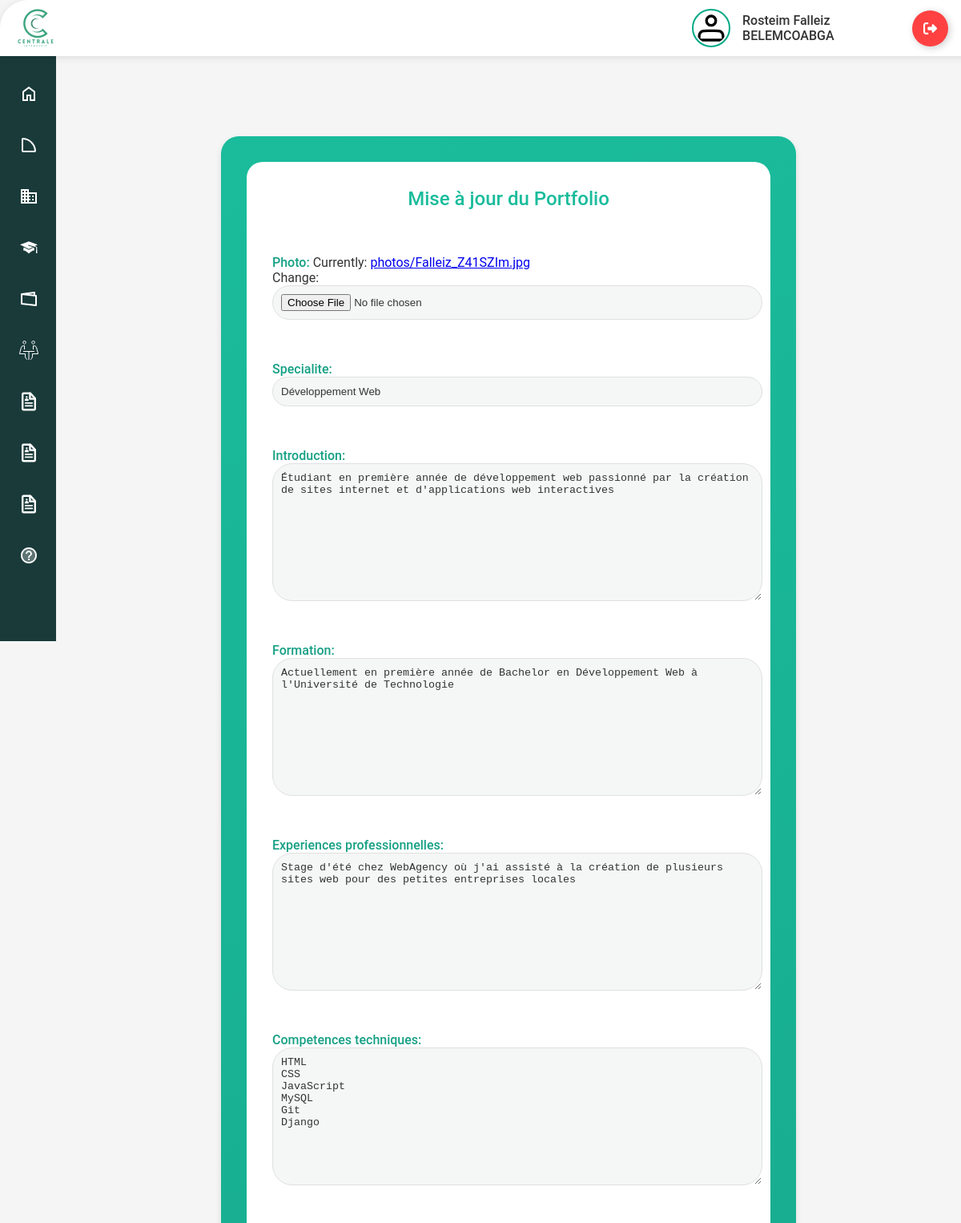
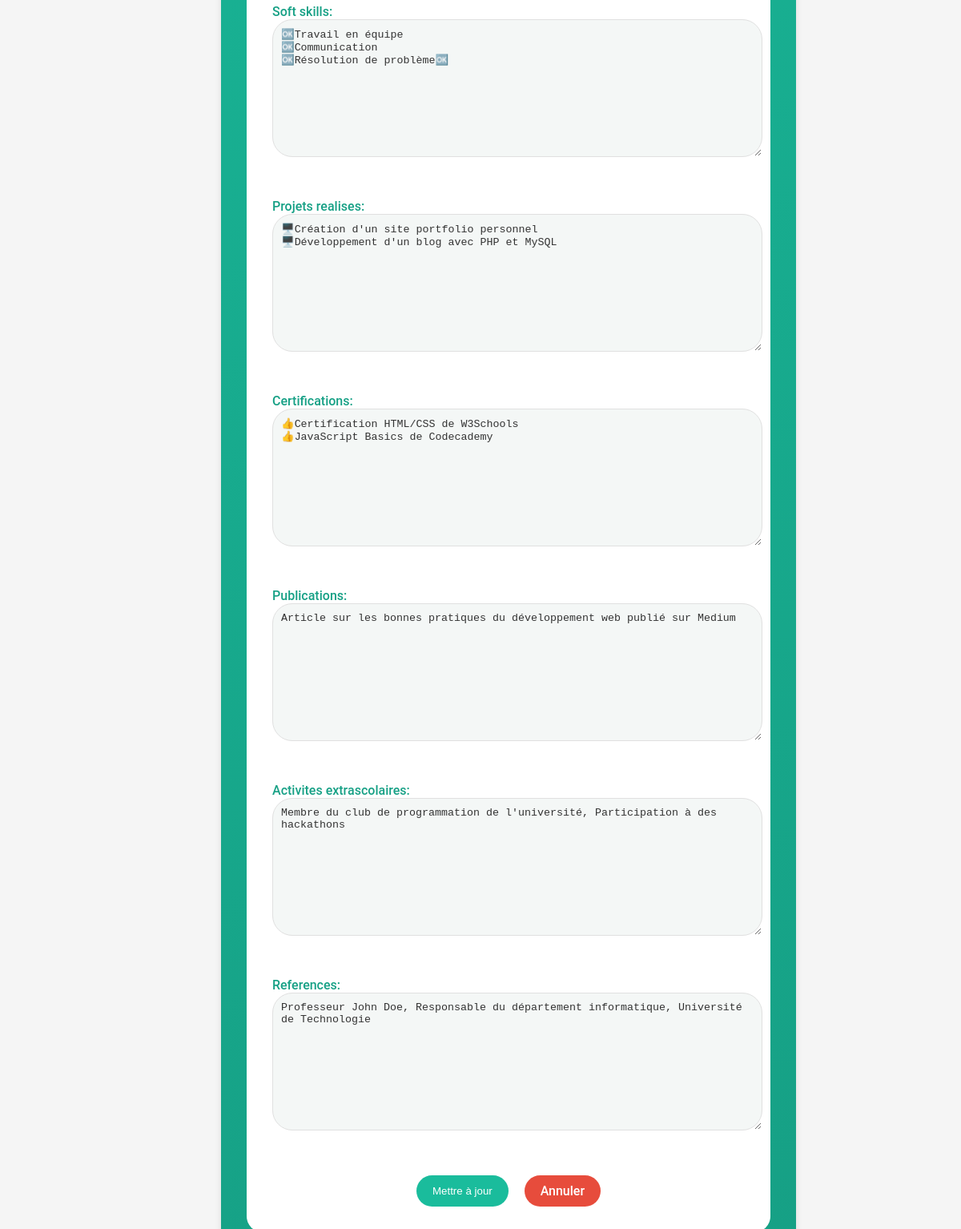
/update_portfolio/4/ (signed in), run on the app's committed database (2 pictures, top to bottom).
### etudiant/models.py (models this page shows, shortened)
class Portfolio(models.Model):
    user=models.ForeignKey(User,on_delete=models.CASCADE)
    photo = models.ImageField(upload_to='photos/')
    specialite = models.CharField(max_length=100)
    introduction = models.TextField(blank=True)
    formation = models.TextField(blank=True)
    experiences_professionnelles = models.TextField(blank=True)
    competences_techniques = models.TextField(blank=True)
    soft_skills = models.TextField(blank=True)
    projets_realises = models.TextField(blank=True)
    certifications = models.TextField(blank=True)
    publications = models.TextField(blank=True)
    activites_extrascolaires = models.TextField(blank=True)
    references = models.TextField(blank=True)

### etudiant/views.py (the view)
# urls.py: path('update_portfolio/<int:etudiant_id>/', views.update_portfolio, name='update_portfolio'),
@login_required
def update_portfolio(request, etudiant_id):
    user = get_object_or_404(Users, id=etudiant_id)
    portfolio, created = Portfolio.objects.get_or_create(user=user)
    if request.method == 'POST':
        form = PortfolioForm(request.POST, request.FILES, instance=portfolio)
        if form.is_valid():
            form.save()
            return redirect('personnaliser_profil')
    else:
        form = PortfolioForm(instance=portfolio)
    return render(request, 'update_portfolio.html', {'form': form})

### etudiant/templates/update_portfolio.html (shortened to what this page needs)
{% extends "base.html" %}
{% load static %}
{% block link %}
<link rel="stylesheet" href="{% static 'css/update_portfolio.css' %}">
<link rel="stylesheet" href="{% static 'css/styles.css' %}">
<link rel="stylesheet" href="{% static 'css/log_out.css' %}">
{% endblock link %}
{% block content %}
<div class="content">
    <div class="card">
        <div class="card2">
            <form method="post" enctype="multipart/form-data" class="form">
                <p id="heading">Mise à jour du Portfolio</p>
                {{ form.as_p }}
                <div class="btn-container">
                    <button type="submit" class="button1">Mettre à jour</button>
                    <a href="{% url "personnaliser_profil" %}" class="button2">Annuler</a>
                </div>
            </form>
        </div>
    </div>
</div>
{% endblock content %}

### etudiant/templates/base.html (shortened to what this page needs)
{% load static %}
<!DOCTYPE html>
<html lang="fr">
<head>
    {% block link %}{% endblock %}
</head>
<body>
    <nav>
        <div id="topbar">
            <img src="{% static 'images/im.png' %}" id="logo" alt="Logo">
            <div style="display: flex; align-items: center;">
                <a href="#" id="nav-link-pro-clik">
                    <img src="{% static 'images/people.svg' %}" id="profil_logo" alt="Profile">
                    <span id="nom_prenom">{{ user.first_name }} {{ user.last_name }}</span>
                </a>
                <a href="{% url 'acceuil' %}" id="deconnexion">
                    <button class="Btn">
                        <div class="sign">
                        </div>
                    </button>
                </a>
            </div>
        </div>
        <div id="nav-bar">
            <ul>
                <li class="{% if request.resolver_match.url_name == 'home' %}active{% endif %}">
                    <a href="{% url 'home' %}" class="lien-nav-bar">
                        <img src="{% static 'images/home.svg' %}" alt="Home">
                    </a>
                </li>
                <li class="{% if request.resolver_match.url_name == 'secteur' %}active{% endif %}">
                    <a href="{% url 'secteur' %}" class="lien-nav-bar">
                        <img src="{% static 'images/secteur.svg' %}" alt="Sector">
                    </a>
                </li>
                <li class="{% if request.resolver_match.url_name == 'entreprise' %}active{% endif %}">
                    <a href="{% url 'entreprise' %}" class="lien-nav-bar">
                        <img src="{% static 'images/company.svg' %}" alt="Company">
                    </a>
                </li>
                <li class="{% if request.resolver_match.url_name == 'alumnis' %}active{% endif %}">
                    <a href="{% url 'alumnis' %}" class="lien-nav-bar">
                        <img src="{% static 'images/graduate.svg' %}" alt="Alumni">
                    </a>
                </li>
                <li class="{% if request.resolver_match.url_name == 'offres' %}active{% endif %}">
                    <a href="{% url 'offres' %}" class="lien-nav-bar">
                        <img src="{% static 'images/offers.svg' %}" alt="Offers">
                    </a>
                </li>
                <li class="{% if request.resolver_match.url_name == 'select_sector' %}active{% endif %}">
                    <a href="{% url 'select_sector' %}" class="lien-nav-bar">
                        <img src="{% static 'images/meeting.svg' %}" alt="Interview">
                    </a>
                </li>
                <li class="{% if request.resolver_match.url_name == 'personnaliser_profil' %}active{% endif %}">
                    <a href="{% url 'personnaliser_profil' %}" class="lien-nav-bar">
                        <img src="{% static 'images/cv.svg' %}" alt="Profile">
                    </a>
                </li>
                <li >
                    <a href= 'https://falleiz-internship-cv-correcteur-chatpdf1-ncc2l2.streamlit.app/'class="lien-nav-bar">
                        <img src="{% static 'images/cv.svg' %}" alt="Voir Candidature">
                    </a>
                </li>
                <li class="{% if request.resolver_match.url_name == 'etudiant_candidature' %}active{% endif %}">
                    <a href="{% url 'etudiant_candidature' %}" class="lien-nav-bar">
                        <img src="{% static 'images/cv.svg' %}" alt="Voir Candidature">
                    </a>
                </li>
                <li class="{% if request.resolver_match.url_name == 'aide' %}active{% endif %}">
                    <a href="{% url 'aide' %}" class="lien-nav-bar">
                        <img src="{% static 'images/help.svg' %}" alt="Help">
                    </a>
                </li>
            </ul>
        </div>
    </nav>
    <div class="menu">
        {% block content %}{% endblock %}
    </div>
</body>
</html>

### etudiant/static/css/update_portfolio.css (style rules this page uses)
#topbar { position: fixed; display: flex; align-items: center; color: #333333; font-size: 14px; background-color: #FFFFFF; height: 60px; width: 100%; left: 0; top: 0; border-top-left-radius: 35px; z-index: 1000; box-shadow: 0 2px 4px rgba(0, 0, 0, 0.1); }
.content { padding-top: 80px; display: flex; justify-content: center; align-items: center; min-height: calc(100vh - 60px); }
.card { background-image: linear-gradient(163deg, #1abc9c 0%, #16a085 100%); border-radius: 22px; transition: all .3s ease; padding: 2em; box-shadow: 0 4px 8px rgba(0, 0, 0, 0.1); width: 60%; max-width: 800px; }
.card2 { background-color: #ffffff; border-radius: 20px; transition: all .2s ease; }
.form { display: flex; flex-direction: column; gap: 20px; padding: 2em; border-radius: 20px; }
#heading { text-align: center; margin: 0 0 20px; color: #1abc9c; font-size: 1.5em; font-weight: 500; }
label { color: #16a085; font-weight: 500; }
.form-control { display: flex; align-items: center; gap: 10px; padding: 10px; background-color: #f4f7f6; border: 1px solid #e0e0e0; border-radius: 25px; color: #333333; outline: none; width: 100%; transition: all 0.3s ease; }
.form-control::placeholder { color: #bbb; }
.btn-container { display: flex; justify-content: center; gap: 20px; margin-top: 20px; }
.button1, .button2 { padding: 10px 20px; border-radius: 25px; border: none; outline: none; transition: .4s ease-in-out; color: #ffffff; text-decoration: none; text-align: center; font-weight: 500; cursor: pointer; }
.button1 { background-color: #1abc9c; }
.button2 { background-color: #e74c3c; }

### etudiant/static/css/styles.css (style rules this page uses)
:root { --primary-color: #00A986; --secondary-color: #1A3A3A; --background-color: #F5F5F5; --accent-color: #FF6B35; --text-color: #333333; --white: #FFFFFF; }
body { font-family: 'Roboto', Arial, sans-serif; background-color: var(--background-color); color: var(--text-color); margin: 0; padding: 0; overflow-x: hidden; }
#topbar { position: fixed; display: flex; align-items: center; justify-content: space-between; background-color: var(--white); height: 70px; width: 100%; left: 0; top: 0; box-shadow: 0 2px 10px rgba(0,0,0,0.1); z-index: 1000; padding: 0 20px; }
#logo { height: 50px; width: auto; }
#nav-link-pro-clik { display: flex; align-items: center; color: var(--text-color); text-decoration: none; font-size: 16px; transition: all 0.3s ease; }
#profil_logo { width: 40px; height: 40px; margin-right: 15px; border-radius: 50%; border: 2px solid var(--primary-color); padding: 2px; }
#nom_prenom { font-weight: 500; }
#deconnexion { margin-left: 20px; margin-right: 10%; }
.Btn { display: flex; align-items: center; justify-content: flex-start; width: 45px; height: 45px; border: none; border-radius: 50%; cursor: pointer; position: relative; overflow: hidden; transition-duration: .3s; box-shadow: 2px 2px 10px rgba(0, 0, 0, 0.199); background-color: var(--primary-color); }
.sign { width: 100%; transition-duration: .3s; display: flex; align-items: center; justify-content: center; }
.sign svg { width: 17px; }
#nav-bar { position: fixed; top: 70px; left: 0; height: calc(100vh - 70px); width: 70px; background-color: var(--secondary-color); transition: width 0.3s ease; overflow: hidden; z-index: 999; }
#nav-bar ul { list-style: none; padding: 20px 0; margin: 0; }
#nav-bar li { margin-bottom: 10px; transition: all 0.3s ease; }
.lien-nav-bar { display: flex; align-items: center; padding: 15px 20px; color: var(--white); text-decoration: none; transition: all 0.3s ease; border-left: 4px solid transparent; white-space: nowrap; }
.lien-nav-bar img { width: 24px; height: 24px; margin-right: 20px; filter: invert(1); transition: all 0.3s ease; }
.menu { margin-left: 70px; margin-top: 70px; padding: 20px; transition: margin-left 0.3s ease; }

### etudiant/static/css/log_out.css (style rules this page uses)
.Btn { display: flex; align-items: center; justify-content: flex-start; width: 45px; height: 45px; border: none; border-radius: 50%; cursor: pointer; position: relative; overflow: hidden; transition-duration: .3s; box-shadow: 2px 2px 10px rgba(0, 0, 0, 0.199); background-color: rgb(255, 65, 65); }
.sign { width: 100%; transition-duration: .3s; display: flex; align-items: center; justify-content: center; }
.sign svg { width: 17px; }

### data on the page
Portfolio: specialite "Développement Web", introduction "Étudiant en première année de développement web passionné par la création de sites internet et d'applications web interactives", formation "Actuellement en première année de Bachelor en Développement Web à l'Université de Technologie", experiences_professionnelles "Stage d'été chez WebAgency où j'ai assisté à la création de plusieurs sites web pour des petites entreprises locales", competences_techniques "HTML CSS JavaScript MySQL Git Django", soft_skills "🆗Travail en équipe 🆗Communication 🆗Résolution de problème🆗", projets_realises "🖥️Création d'un site portfolio personnel 🖥️Développement d'un blog avec PHP et MySQL", certifications "👍Certification HTML/CSS de W3Schools 👍JavaScript Basics de Codecademy", publications "Article sur les bonnes pratiques du développement web publié sur Medium", activites_extrascolaires "Membre du club de programmation de l'université, Participation à des hackathons", references "Professeur John Doe, Responsable du département informatique, Université de Technologie"

### other printed values
{{ user.first_name }} "Rosteim Falleiz"
{{ user.last_name }} "BELEMCOABGA"
